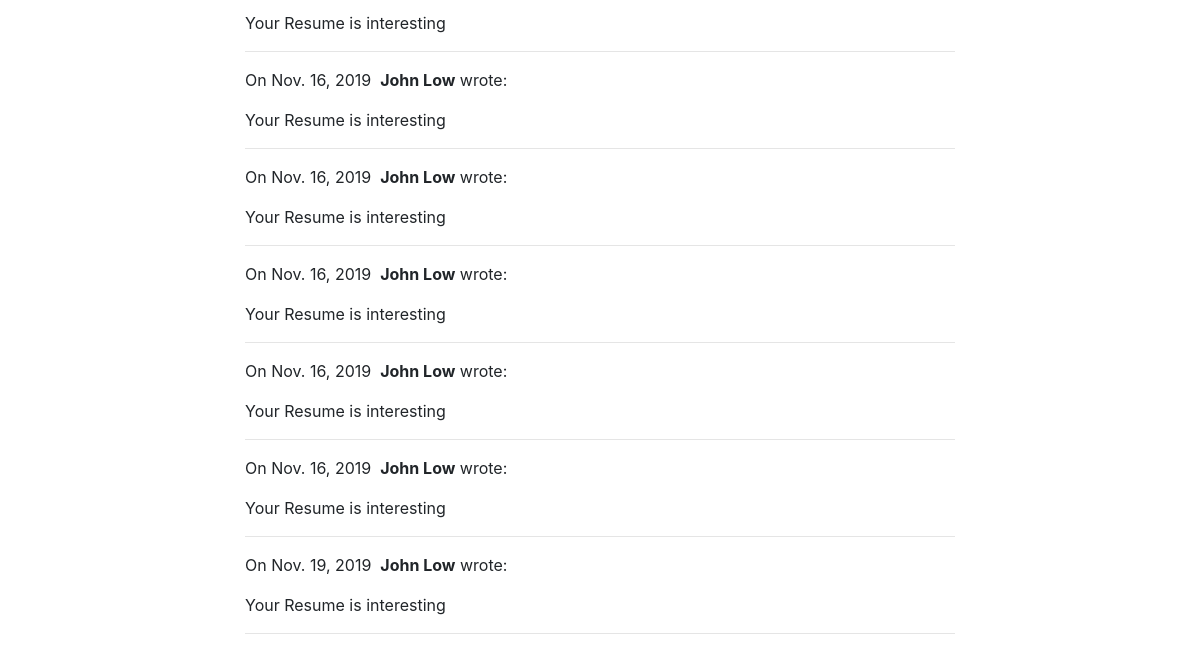
The page /blog/3/ (lower part) on the database as committed earlier.
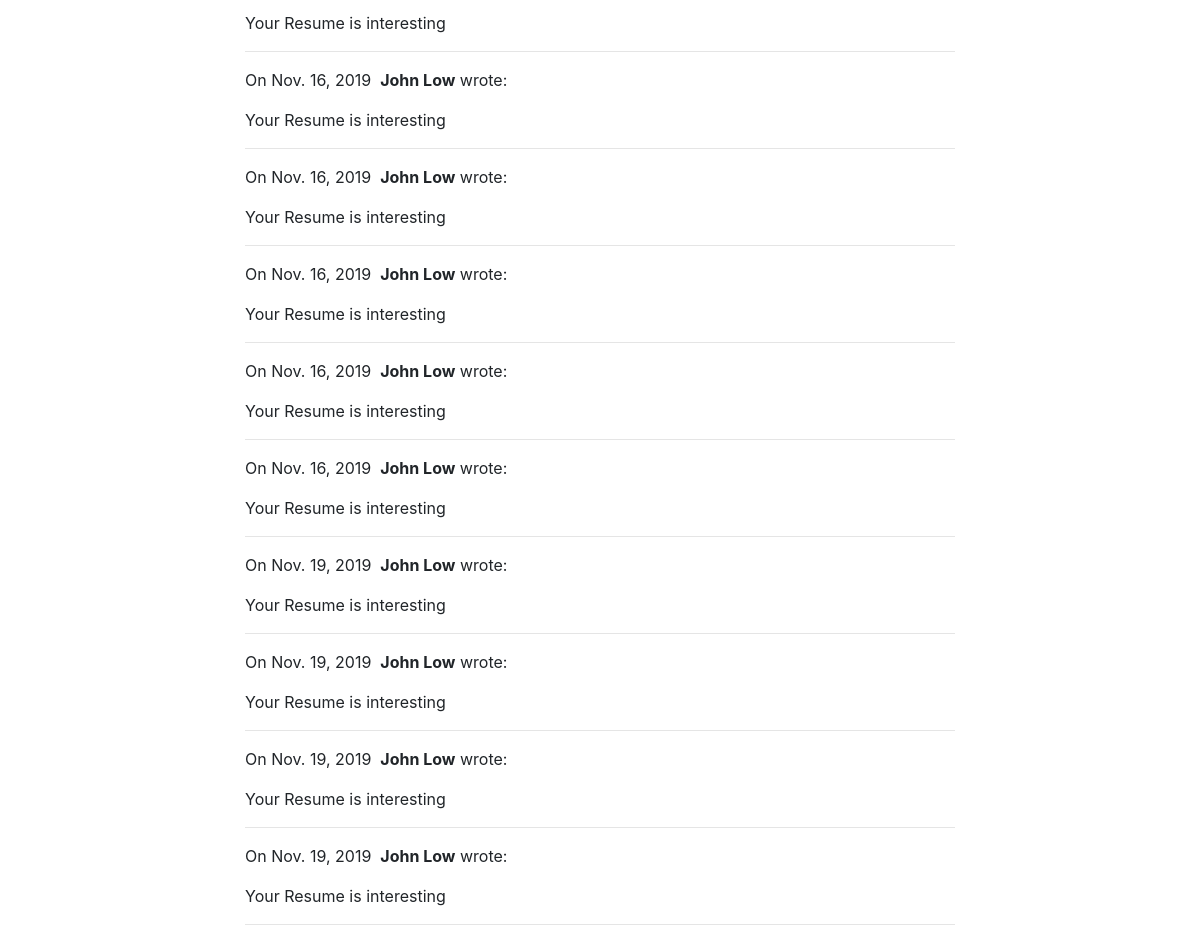
The same page on the database as committed later.
### blog/models.py (models this page shows)
class Comment(models.Model):
    author = models.CharField(max_length=60)
    body = models.TextField()
    created_on = models.DateTimeField(auto_now_add=True)
    post = models.ForeignKey("Post", on_delete=models.CASCADE)

### blog/views.py (the view, shortened to what this page needs)
# urls.py: path("<int:pk>/", views.blog_detail, name="blog_detail"),
def blog_detail(request, pk):
    post = Post.objects.get(pk=pk)
    comments = Comment.objects.filter(post=post)
    form = CommentForm()
    context = {"post": post, "comments": comments, "form": form}
    return render(request, "blog_detail.html", context)

### blog/templates/blog_detail.html (shortened to what this page needs)
{% extends "base.html" %}
{% block page_content %}
<div class="col-md-8 offset-md-2">
    {% for comment in comments %}
    <p>
        On {{comment.created_on.date }}&nbsp;
        <b>{{ comment.author }}</b> wrote:
    </p>
    <p>{{ comment.body }}</p>
    <hr>
    {% endfor %}
</div>
{% endblock %}

Rows that differ between the two databases and show on the page:
added Comment: created_on "Nov. 19, 2019", author "John Low", body "Your Resume is interesting"
added Comment: created_on "Nov. 19, 2019", author "John Low", body "Your Resume is interesting"
added Comment: created_on "Nov. 19, 2019", author "John Low", body "Your Resume is interesting"
